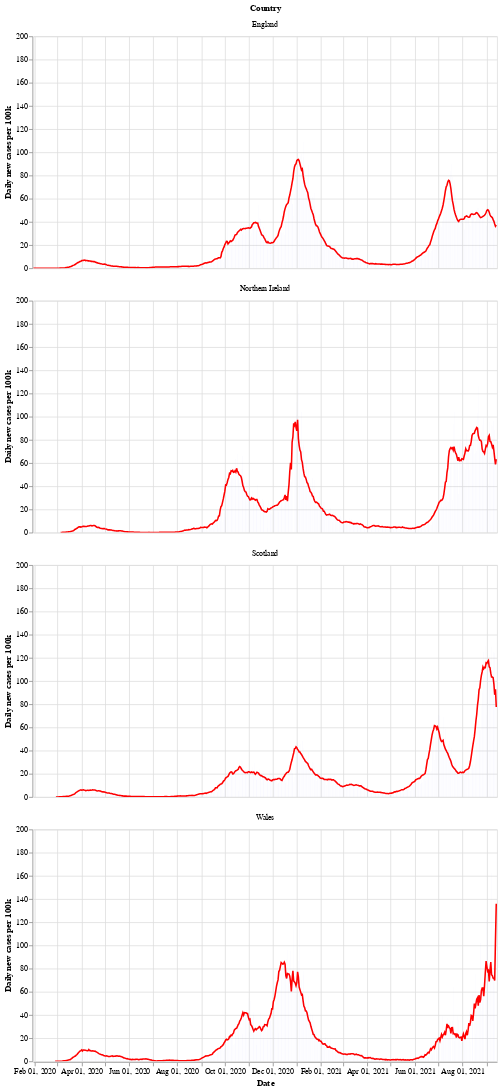

Notebook code for this chart:
### Markdown cell above
Next is a bar chart of the number of new cases in each country (per 100k population), with the 7 day moving average of cases. Again we see that Wales saw a longer period of raising and falling cases compared to the other countries.

After a period of cases falling, each nation is now seeing a rise in the number of cases - especially in Wales.

### Code cell
# collapse
bars = alt.Chart(uk_cases).mark_bar().encode(
    x=alt.X("yearmonthdate(date):T", axis=alt.Axis(title='Date')),
    y=alt.Y("newCasesRate:Q", axis=alt.Axis(title='Daily new cases per 100k')),
    tooltip='newCasesRate',
    color=alt.condition(
        alt.datum.dailyChange > 0,
        alt.value("orange"),  # The positive color
        alt.value("blue")  # The negative color
    )
).properties(title='New cases per 100k population with rolling 7 day average', width=600).interactive()
line = alt.Chart(uk_cases).mark_line(
    color='red',
    size=2,
).transform_window(
    rolling_mean='mean(newCasesRate)',
    frame=[0, 7],
    groupby=['areaName']
).encode(
    x='yearmonthdate(date):T',
    y='rolling_mean:Q'
)
alt.layer(line, bars, data=uk_cases).facet(alt.Row('areaName', title='Country'), columns=1)

### Figure 1 — Vega-Lite specification as saved in the notebook (floating-point values rounded to 4 significant figures; data arrays with more than 128 entries replaced by an {"elided": "..."} marker saying what was removed)
{"config": {"view": {"continuousWidth": 400, "continuousHeight": 300}}, "data": {"name": "data-a1314aaa67cd96ed6c444541eb7cf82d"}, "facet": {"type": "nominal", "field": "areaName", "title": "Country"}, "spec": {"layer": [{"mark": {"type": "line", "color": "red", "size": 2}, "encoding": {"x": {"type": "temporal", "field": "date", "timeUnit": "yearmonthdate"}, "y": {"type": "quantitative", "field": "rolling_mean"}}, "transform": [{"window": [{"op": "mean", "field": "newCasesRate", "as": "rolling_mean"}], "frame": [0, 7], "groupby": ["areaName"]}]}, {"mark": "bar", "encoding": {"color": {"condition": {"value": "orange", "test": "(datum.dailyChange > 0)"}, "value": "blue"}, "tooltip": {"type": "quantitative", "field": "newCasesRate"}, "x": {"type": "temporal", "axis": {"title": "Date"}, "field": "date", "timeUnit": "yearmonthdate"}, "y": {"type": "quantitative", "axis": {"title": "Daily new cases per 100k"}, "field": "newCasesRate"}}, "selection": {"selector002": {"type": "interval", "bind": "scales", "encodings": ["x", "y"]}}, "title": "New cases per 100k population with rolling 7 day average", "width": 600}]}, "columns": 1, "$schema": "https://vega.github.io/schema/vega-lite/v4.8.1.json", "datasets": {"data-a1314aaa67cd96ed6c444541eb7cf82d": {"elided": "2280 records"}}}
